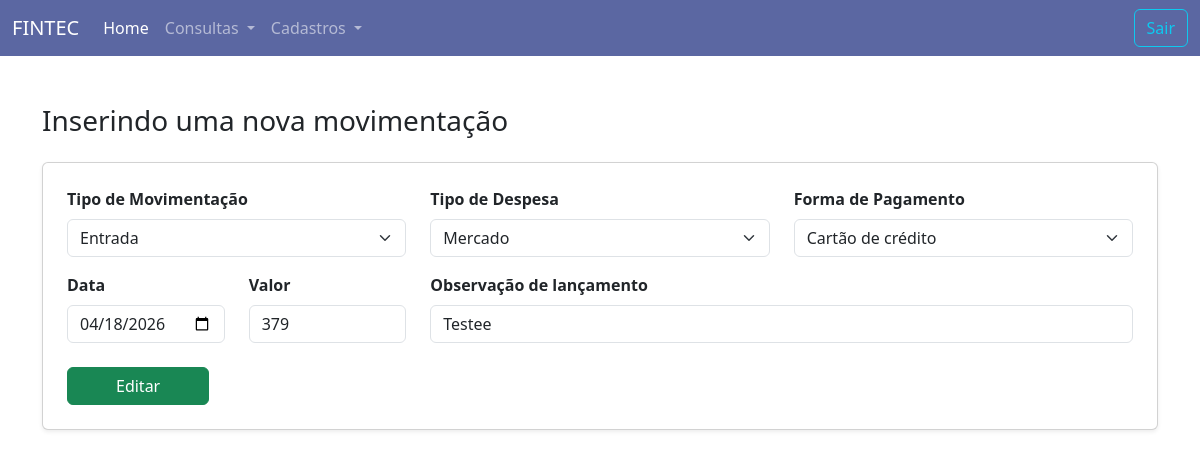
The page /pages/movimentacao/edit.php?id_movimentacao=3 on the database its author committed.
### tables this page shows
CREATE TABLE `movimentacao` (
  `id_movimentacao` int(11) NOT NULL,
  `id_tipo_despesa` int(11) NOT NULL,
  `id_forma_pagamento` int(11) NOT NULL,
  `tipo_movimentacao` varchar(1) DEFAULT NULL,
  `valor` float DEFAULT NULL,
  `data` date DEFAULT NULL,
  `observacao` varchar(250) DEFAULT NULL
);

CREATE TABLE `tipo_despesa` (
  `ID_TIPO_DESPESA` int(11) NOT NULL,
  `DESCRICAO` varchar(30) DEFAULT NULL,
  `IND_EXCLUIDO` int(11) DEFAULT 0
);

CREATE TABLE `forma_pagamento` (
  `id_forma_pagamento` int(11) NOT NULL,
  `descricao` varchar(30) DEFAULT NULL,
  `ind_excluido` int(11) DEFAULT 0
);

### pages/movimentacao/edit.php (the view, shortened to what this page needs)
<?php
require_once __DIR__ . '/../../config/database.php';
include '../../templates/header.php';
include '../../templates/navbar.php';
$tipo_despesa = $pdo->query
('SELECT id_tipo_despesa, descricao FROM tipo_despesa
     WHERE ind_excluido = 0
     ORDER BY descricao')
    ->fetchAll();
$tipo_pagamento = $pdo->query
('SELECT id_forma_pagamento, descricao FROM forma_pagamento
     WHERE ind_excluido = 0
     ORDER BY descricao')
    ->fetchAll();
$id = $_GET['id_movimentacao'];
$stmt = $pdo->prepare('
        SELECT id_movimentacao, id_tipo_despesa, id_forma_pagamento, tipo_movimentacao, data, valor, observacao
        FROM movimentacao
        WHERE id_movimentacao = ?
    ');
$stmt->execute([$id]);
$movimentacao = $stmt->fetch();
?>
<div class="container py-4">
    <h3 class="mb-4">Inserindo uma nova movimentação</h3>
    <div class="card shadow-sm">
        <div class="card-body p-4">
            <form method="POST">
                <div class="row">
                    <div class="col-4">
                        <div class="form-group mb-3">
                            <label class="form-label fw-bold">Tipo de Movimentação</label>
                            <select class="form-select" name="tipo_movimentacao" id="tipo_movimentacao">
                                <option value="e" <?php if ($movimentacao['tipo_movimentacao'] === 'e')
                                    echo 'selected'; ?>>Entrada</option>
                            </select>
                        </div>
                    </div>
                    <div class="col-4">
                        <div class="form-group mb-3">
                            <label class="form-label fw-bold">Tipo de Despesa</label>
                            <select class="form-select" name="tipo_despesa" id="tipo_despesa">
                                <?php foreach ($tipo_despesa as $t): ?>
                                    <option value="<?= $t['id_tipo_despesa'] ?>"
                                    <?php if ($movimentacao['id_tipo_despesa'] == $t['id_tipo_despesa']) echo 'selected'; ?>>
                                    <?= $t['descricao'] ?></option>
                                <?php endforeach; ?>
                            </select>
                        </div>
                    </div>
                    <div class="col-4">
                        <div class="form-group mb-3">
                            <label class="form-label fw-bold">Forma de Pagamento</label>
                            <select class="form-select" name="forma_pagamento" id="forma_pagamento">
                                <?php foreach ($tipo_pagamento as $t): ?>
                                    <option value="<?= $t['id_forma_pagamento'] ?>"
                                    <?php if ($movimentacao['id_forma_pagamento'] == $t['id_forma_pagamento']) echo 'selected'; ?>>
                                    <?= $t['descricao'] ?></option>
                                <?php endforeach; ?>
                            </select>
                        </div>
                    </div>
                </div>
                <div class="row">
                    <div class="col-2">
                        <div class="form-group mb-3">
                            <label class="form-label fw-bold">Data</label>
                            <input type="date" class="form-control" name="data" id="data_movimentacao" value="<?= $movimentacao['data'] ?>">
                        </div>
                    </div>
                    <div class="col-2">
                        <div class="form-group mb-3">
                            <label class="form-label fw-bold">Valor</label>
                            <input type="text" class="form-control" name="valor" id="valor_movimentacao"
                                placeholder="0,00" value="<?= $movimentacao['valor'] ?>">
                        </div>
                    </div>
                    <div class="col-8">
                        <div class="form-group mb-4">
                            <label class="form-label fw-bold">Observação de lançamento</label>
                            <input type="text" class="form-control" name="observacao" id="observacao_movimentacao" value="<?= $movimentacao['observacao'] ?>">
                        </div>
                    </div>
                </div>
                <button type="submit" name='edit' class="btn btn-success px-5">
                    Editar
                </button>
            </form>
        </div>
    </div>
</div>
<?php
include '../../templates/footer.php';
?>

### rows shown on the page
movimentacao: tipo_movimentacao "Entrada", tipo_despesa "Mercado", forma_pagamento "Cartão de crédito", data "04/18/2026", valor "379", observacao "Testee"
